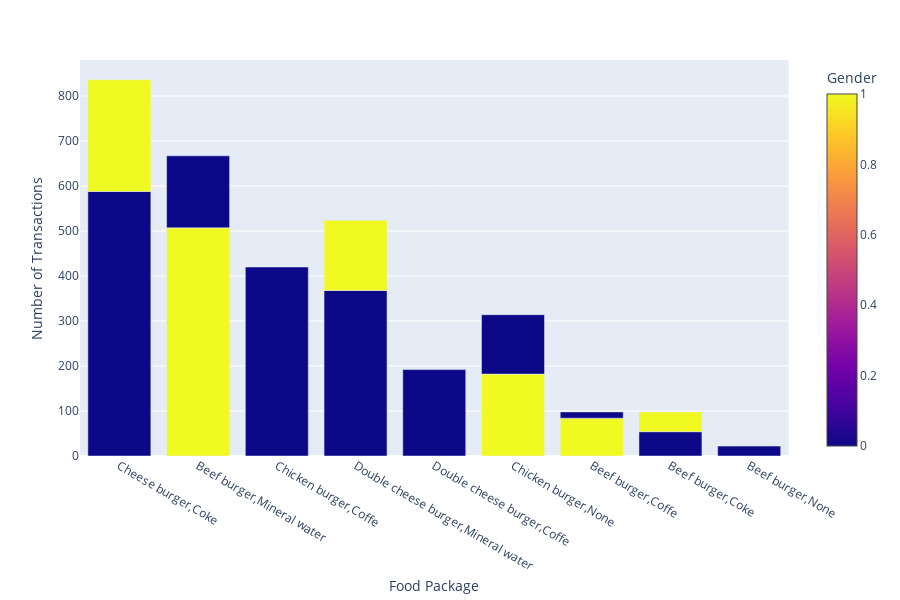

This figure's notebook cell:
### Code cell
import plotly.express as px
fig = px.bar(foodgender, x='food', y='sumitem',
             hover_data=['Gender'], color='Gender',
             labels={'food':'Food Package','sumitem':'Number of Transactions'}, height=600)
fig.show()

### Figure 1 — Plotly figure (JSON) as saved in the notebook; plotly's stock layout.template omitted (floating-point values rounded to 4 significant figures)
{"data": [{"alignmentgroup": "True", "customdata": [[0], [1], [0], [0], [1], [0], [1], [0], [1], [0], [1], [0], [1], [0], [0]], "hoverlabel": {"namelength": 0}, "hovertemplate": "Food Package=%{x}<br>Number of Transactions=%{y}<br>Gender=%{marker.color}", "legendgroup": "", "marker": {"color": [0, 1, 0, 0, 1, 0, 1, 0, 1, 0, 1, 0, 1, 0, 0], "coloraxis": "coloraxis"}, "name": "", "offsetgroup": "", "orientation": "v", "showlegend": false, "textposition": "auto", "type": "bar", "x": ["Cheese burger,Coke", "Beef burger,Mineral water", "Chicken burger,Coffe", "Double cheese burger,Mineral water", "Cheese burger,Coke", "Double cheese burger,Coffe", "Chicken burger,None", "Beef burger,Mineral water", "Double cheese burger,Mineral water", "Chicken burger,None", "Beef burger,Coffe", "Beef burger,Coke", "Beef burger,Coke", "Beef burger,None", "Beef burger,Coffe"], "xaxis": "x", "y": [588, 507, 420, 368, 248, 192, 182, 160, 156, 132, 84, 54, 44, 22, 14], "yaxis": "y"}], "layout": {"barmode": "relative", "coloraxis": {"colorbar": {"title": {"text": "Gender"}}, "colorscale": [[0, "#0d0887"], [0.1111, "#46039f"], [0.2222, "#7201a8"], [0.3333, "#9c179e"], [0.4444, "#bd3786"], [0.5556, "#d8576b"], [0.6667, "#ed7953"], [0.7778, "#fb9f3a"], [0.8889, "#fdca26"], [1, "#f0f921"]]}, "height": 600, "legend": {"tracegroupgap": 0}, "margin": {"t": 60}, "xaxis": {"anchor": "y", "domain": [0, 0.98], "title": {"text": "Food Package"}}, "yaxis": {"anchor": "x", "domain": [0, 1], "title": {"text": "Number of Transactions"}}}}
